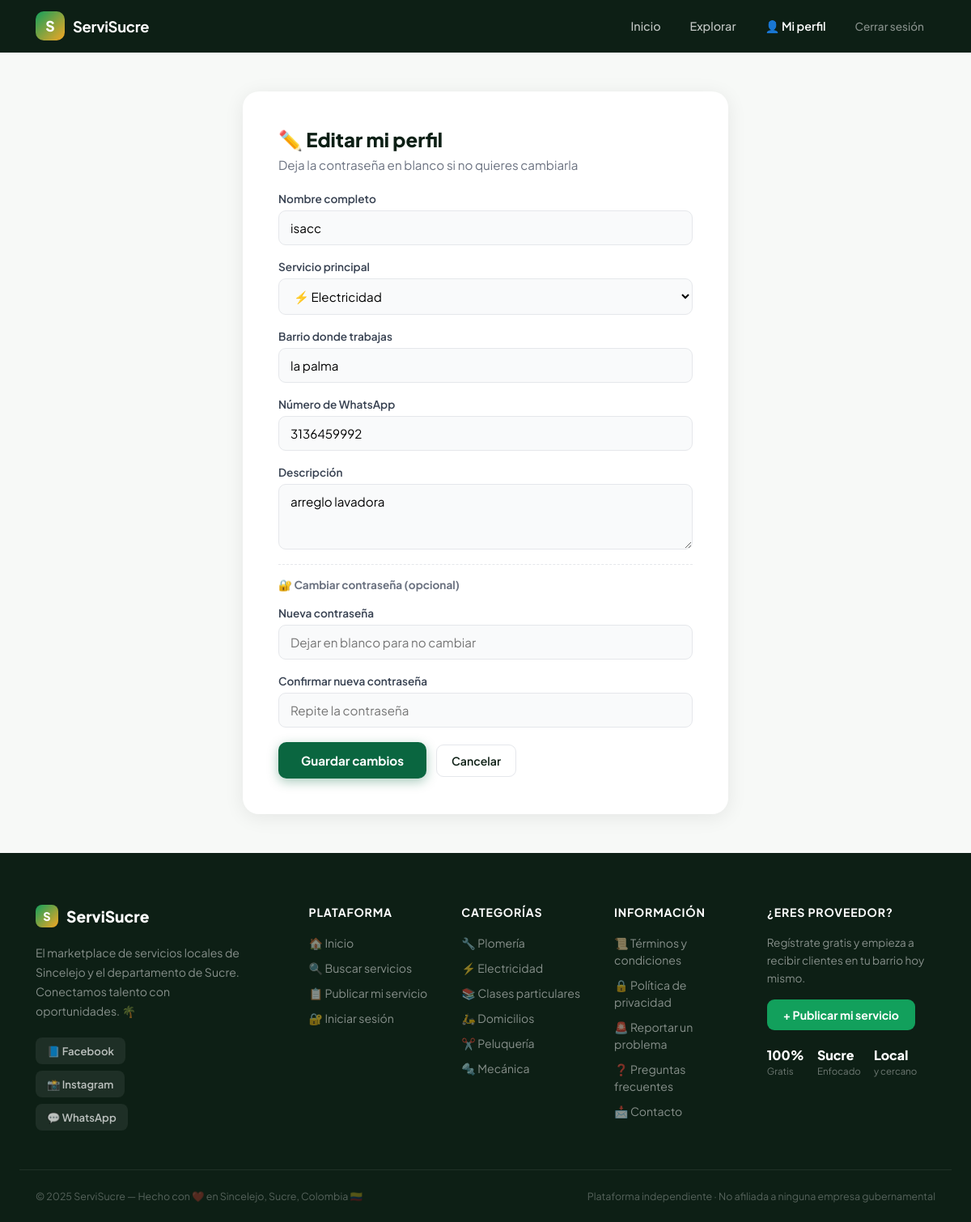
/perfil/3/editar (signed in), run on the app's committed database.
### tables this page shows
CREATE TABLE proveedores (
            id          INTEGER PRIMARY KEY AUTOINCREMENT,
            nombre      TEXT NOT NULL,
            servicio    TEXT NOT NULL,
            barrio      TEXT NOT NULL,
            telefono    TEXT NOT NULL,
            descripcion TEXT,
            foto        TEXT,
            password    TEXT NOT NULL,
            activo      INTEGER DEFAULT 1,
            fecha_reg   TIMESTAMP DEFAULT CURRENT_TIMESTAMP
        );

### app.py (the view, shortened to what this page needs)
@app.route('/perfil/<int:pid>/editar', methods=['GET', 'POST'])
def editar_perfil(pid):
    if session.get('proveedor_id') != pid:
        return redirect(f'/perfil/{pid}')
    conn = get_db()
    p    = conn.execute('SELECT * FROM proveedores WHERE id=?', (pid,)).fetchone()
    conn.close()
    return render_template('editar.html', proveedor=p, error=None)

### app.py (called while the page is built)
def get_db():
    conn = sqlite3.connect('database.db')
    conn.row_factory = sqlite3.Row
    return conn

### templates/editar.html (shortened to what this page needs)
{% extends "base.html" %}
{% block contenido %}
<div class="auth-page" style="max-width:600px">
    <div class="form-card" style="text-align:left">
        <h3>✏️ Editar mi perfil</h3>
        <p style="color:var(--gris); margin-bottom:24px">
            Deja la contraseña en blanco si no quieres cambiarla
        </p>
        <form action="/perfil/{{ proveedor['id'] }}/editar"
              method="POST" class="form-modern">
            <div class="form-group">
                <label>Nombre completo</label>
                <input type="text" name="nombre"
                       value="{{ proveedor['nombre'] }}" required>
            </div>
            <div class="form-group">
                <label>Servicio principal</label>
                <select name="servicio" required>
                    <option value="electricista" {% if proveedor['servicio']=='electricista' %}selected{% endif %}>⚡ Electricidad</option>
                </select>
            </div>
            <div class="form-group">
                <label>Barrio donde trabajas</label>
                <input type="text" name="barrio"
                       value="{{ proveedor['barrio'] }}" required>
            </div>
            <div class="form-group">
                <label>Número de WhatsApp</label>
                <input type="text" name="telefono"
                       value="{{ proveedor['telefono'] }}" required>
            </div>
            <div class="form-group">
                <label>Descripción</label>
                <textarea name="descripcion" rows="3">{{ proveedor['descripcion'] }}</textarea>
            </div>
            <div class="form-divider">🔐 Cambiar contraseña (opcional)</div>
            <div class="form-group">
                <label>Nueva contraseña</label>
                <input type="password" name="password"
                       placeholder="Dejar en blanco para no cambiar">
            </div>
            <div class="form-group">
                <label>Confirmar nueva contraseña</label>
                <input type="password" name="confirmar" placeholder="Repite la contraseña">
            </div>
            <div class="form-actions">
                <button type="submit" class="btn-primary">Guardar cambios</button>
                <a href="/perfil/{{ proveedor['id'] }}" class="btn-ver">Cancelar</a>
            </div>
        </form>
    </div>
</div>
{% endblock %}

### static/css/estilo.css (style rules this page uses)
:root { --verde: #0A6640; --verde2: #12A05C; --acento: #F5A623; --oscuro: #0D1F15; --gris: #6B7280; --gris-claro: #F3F4F6; --blanco: #FFFFFF; --radio: 14px; --sombra: 0 4px 24px rgba(0,0,0,0.08); --sombra-lg: 0 12px 48px rgba(0,0,0,0.14); }
*, *::before, *::after { margin:0; padding:0; box-sizing:border-box; }
body { font-family: 'Plus Jakarta Sans', sans-serif; background: #F7F9F7; color: var(--oscuro); min-height: 100vh; display: flex; flex-direction: column; }
.btn-primary { background: var(--verde); color:#fff; padding:13px 28px; border-radius:10px; border:none; font-size:0.95rem; font-weight:700; cursor:pointer; text-decoration:none; display:inline-block; transition: all 0.2s; font-family:inherit; box-shadow: 0 4px 14px rgba(10,102,64,0.35); }
.form-card { width:100%; }
.form-card h3 { font-size:1.4rem; font-weight:700; margin-bottom:28px; }
.form-modern { display:flex; flex-direction:column; gap:18px; }
.form-group { display:flex; flex-direction:column; gap:6px; }
.form-group label { font-size:0.85rem; font-weight:600; color:#374151; }
.form-group input, .form-group select, .form-group textarea { padding:11px 14px; border:1.5px solid #E5E7EB; border-radius:9px; font-size:0.95rem; font-family:inherit; transition:border 0.2s; background:#F9FAFB; }
.btn-ver { display:inline-block; padding:10px 18px; border-radius:9px; border:1.5px solid #E5E7EB; color:var(--oscuro); text-decoration:none; font-size:0.88rem; font-weight:600; transition:all 0.2s; }
.auth-page { max-width: 440px; margin: auto; }
.auth-page .form-card { background: #fff; border-radius: 20px; padding: 44px; box-shadow: var(--sombra); text-align: center; }
.auth-page .form-card h3 { font-size: 1.5rem; font-weight: 800; margin-bottom: 6px; }
.auth-page .form-card > p { color: var(--gris); margin-bottom: 24px; font-size: 0.95rem; }
.auth-page .form-modern { text-align: left; }
.form-divider { border-top: 1.5px dashed #E5E7EB; padding-top: 16px; font-size: 0.85rem; font-weight: 700; color: var(--gris); }
.form-actions { display: flex; gap: 12px; align-items: center; }

### data on the page
proveedores: nombre "isacc", servicio "⚡ Electricidad", barrio "la palma", telefono "3136459992", descripcion "arreglo lavadora"
